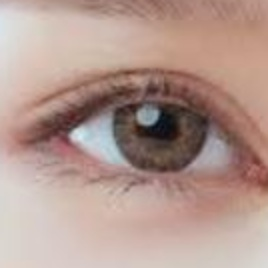
#> input picture yayawin/media/output.jpg, 268 x 268 px, found by its file name
$ python white.py
#> lines starting #> are read from the running program, lines starting #| are printed output that depends on the picture; after the words box and inside, x2 and y2 are one past the last pixel; in counts of white or black regions, pixels touching at a corner belong together
# ---取眼白---
# 2
import cv2
from cv2 import imread
import numpy as np

newimg = imread('./output.jpg')
#> newimg is the input picture: shape (268, 268, 3); mean B, G, R 143.2, 152.1, 179

newimg1 = newimg*0.8
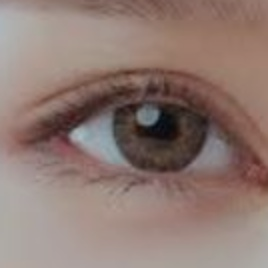
#> newimg1: shape (268, 268, 3) float64; mean B, G, R 114.6, 121.7, 143.2
newimg1[newimg1 > 255] = 255
newimg1 = np.round(newimg1)
newimg1 = newimg1.astype(np.uint8)

cv2.imshow('newimg1', newimg1)
cv2.waitKey(0)

imgContour = newimg1.copy()
newimg1 = cv2.cvtColor(newimg1, cv2.COLOR_BGR2GRAY)
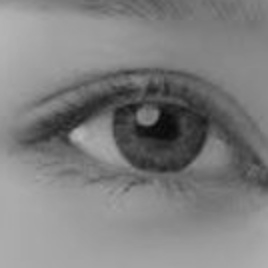
#> newimg1: shape (268, 268); min 7, max 185, mean 127.3
canny = cv2.Canny(newimg1, 80, 150)
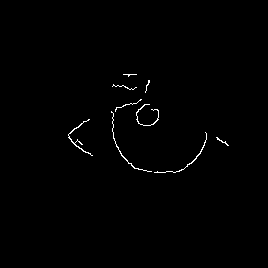
#> canny: shape (268, 268); 0.65% white in thin lines or dots, all inside (x1, y1, x2, y2) = (68, 74, 229, 173)
contours, hierarchy = cv2.findContours(canny, cv2.RETR_EXTERNAL, cv2.CHAIN_APPROX_NONE)
#> contours = 9 contours, 8 with area under 20; largest, box (x1, y1, x2, y2) and area: (68, 119, 93, 156) 30

for cnt in contours:
    cv2.drawContours(newimg, cnt, -1, (255, 0, 0), 2)
    cv2.imshow('newimg1', newimg)
# cv2.imshow('canny', canny)
# cv2.imshow('imgContour', imgContour)
    cv2.waitKey(0)
#> this loop made 9 passes
#> pass 2, `cv2.imshow('newimg1', newimg)`:
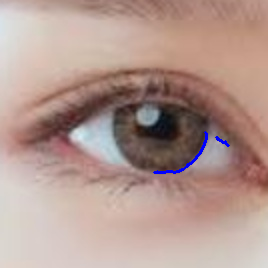
#> window 'newimg1': shape (268, 268, 3); mean B, G, R 143.8, 151.7, 178.5
#> after the loop:
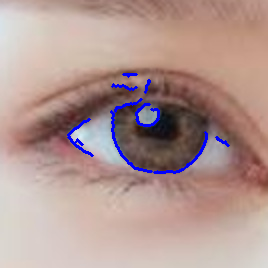
#> newimg: shape (268, 268, 3); 1.69% of pixels changed, all inside (x1, y1, x2, y2) = (67, 73, 230, 174)
